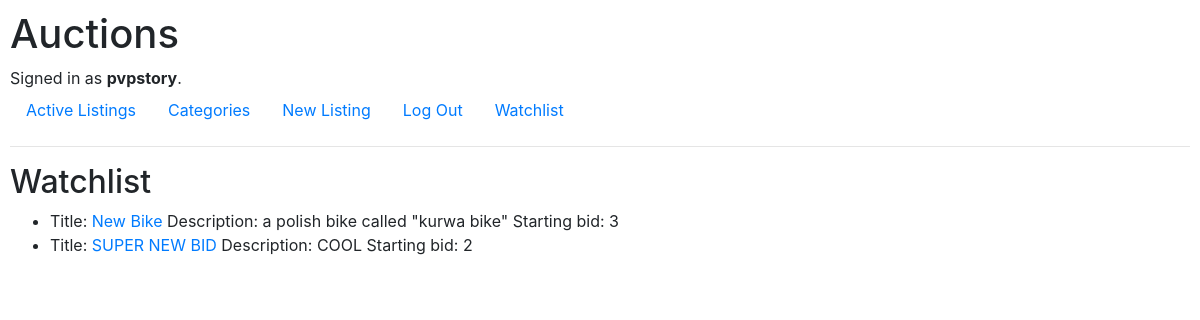
Screenshot of /watchlist (signed in) with the database file from the repository.
### auctions/models.py (models this page shows, shortened)
class User(AbstractUser):
    pass

class watchlist(models.Model):
    user = models.ForeignKey(User, on_delete=models.CASCADE)
    listing = models.ForeignKey(listings, on_delete=models.CASCADE)

class listings(models.Model):
    title = models.CharField(max_length=64)
    description = models.TextField(max_length=500)
    starting_bit = models.IntegerField()
    creator = models.ForeignKey(User, on_delete=models.CASCADE)
    category = models.TextField(max_length=100, default="Others")

### auctions/views.py (the view, shortened to what this page needs)
# urls.py: path("watchlist", views.watchlist_view, name="watchlist"),
def watchlist_view(request):
    return render(request, "auctions/watchlist.html", {
        "watchlist": watchlist.objects.filter(user=request.user)
    })

### auctions/templates/auctions/watchlist.html
{% extends "auctions/layout.html" %}
{% block body %}
    <h2>Watchlist</h2>
    <ul>
    {% for item in watchlist %}
        <li>Title: <a href="/listing/{{ item.listing.id }}">{{ item.listing.title }}</a> Description: {{ item.listing.description }} Starting bid: {{ item.listing.starting_bit }}</li>
    {% endfor %}
    </ul>
{% endblock %}

### auctions/templates/auctions/layout.html (shortened to what this page needs)
{% load static %}
<!DOCTYPE html>
<html lang="en">
    <head>
        <link rel="stylesheet" href="https://stackpath.bootstrapcdn.com/bootstrap/4.4.1/css/bootstrap.min.css">
        <link href="{% static 'auctions/styles.css' %}" rel="stylesheet">
    </head>
    <body>
        <h1>Auctions</h1>
        <div>
            {% if user.is_authenticated %}
                Signed in as <strong>{{ user.username }}</strong>.
            {% else %}
                Not signed in.
            {% endif %}
        </div>
        <ul class="nav">
            <li class="nav-item">
                <a class="nav-link" href="{% url 'index' %}">Active Listings</a>
            </li>
        <li>
            <a class="nav-link" href="{% url 'categories' %}">Categories</a>
        </li>
            {% if user.is_authenticated %}
                <li>
                    <a class="nav-link" href="{% url 'new_listing' %}">New Listing</a>
                </li>
                <li class="nav-item">
                    <a class="nav-link" href="{% url 'logout' %}">Log Out</a>
                </li>
                <li class="nav-item">
                    <a class="nav-link" href="{% url 'watchlist' %}">Watchlist</a>
                </li>
            {% endif %}
        </ul>
        <hr>
        {% block body %}
        {% endblock %}
    </body>
</html>

### auctions/static/auctions/styles.css (style rules this page uses)
body { padding: 10px; }

### rows the page displays
User: username "pvpstory"
watchlist: listing "New Bike", listing.description "a polish bike called \"kurwa bike\"", listing.starting_bit "3"
watchlist: listing "SUPER NEW BID", listing.description "COOL", listing.starting_bit "2"
